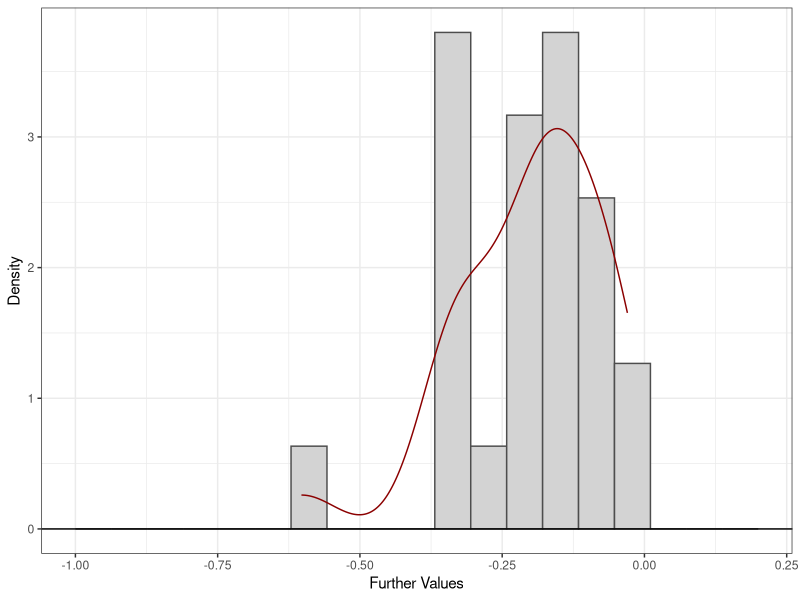

This chart was generated by the following R code:
#Question 1

library(pwr)
result <- pwr.t.test(d = 0.65, sig.level = 0.05, power = 0.80, type = "one.sample")
print(result)
#It would take 21 observations to detect moderate-to-large effect d=0.65


#Question 2
library(tidyverse)
library(readxl)
finch.dat <- read_excel("Lab11data.xlsx")

finch.tib = tibble(finch.dat) |>
  mutate(diff_vals=closer_vals - further_vals)

#Question 3
#A)Further Data
library(e1071)
finch.further= finch.tib |>
  summarize(mean       = mean(finch.tib$further_vals),
            sd         = sd(finch.tib$further_vals),
            median     = median(finch.tib$further_vals),
            IQR        = IQR(finch.tib$further_vals),
            skewness   = skewness(finch.tib$further_vals),
            exkurtosis = kurtosis(finch.tib$further_vals))


ggplot(data=finch.tib) +                                         # Specify data to plot
  geom_histogram(aes(x=further_vals, y = after_stat(density)), # Density histogram
                 breaks=seq(-1,0.2, length.out=20),
                 color="grey30", fill="lightgray")+             # Specify bins
  geom_density(aes(x=further_vals), color="darkred")+             # Add density estimate
  geom_hline(yintercept=0)+                                   # Add x-axis
  theme_bw() +                                                # Remove gray background
  xlab("Further Values") +                   # x-axis label
  ylab("Density")                                             # y-axis label


#B)Closer Data
finch.closer= finch.tib |>
  summarize(mean       = mean(finch.tib$closer_vals),
            sd         = sd(finch.tib$closer_vals),
            median     = median(finch.tib$closer_vals),
            IQR        = IQR(finch.tib$closer_vals),
            skewness   = skewness(finch.tib$closer_vals),
            exkurtosis = kurtosis(finch.tib$closer_vals))

#C) Difference in Data
finch.diff= finch.tib |>
  summarize(mean       = mean(finch.tib$diff_vals),
            sd         = sd(finch.tib$diff_vals),
            median     = median(finch.tib$diff_vals),
            IQR        = IQR(finch.tib$diff_vals),
            skewness   = skewness(finch.tib$diff_vals),
            exkurtosis = kurtosis(finch.tib$diff_vals))
